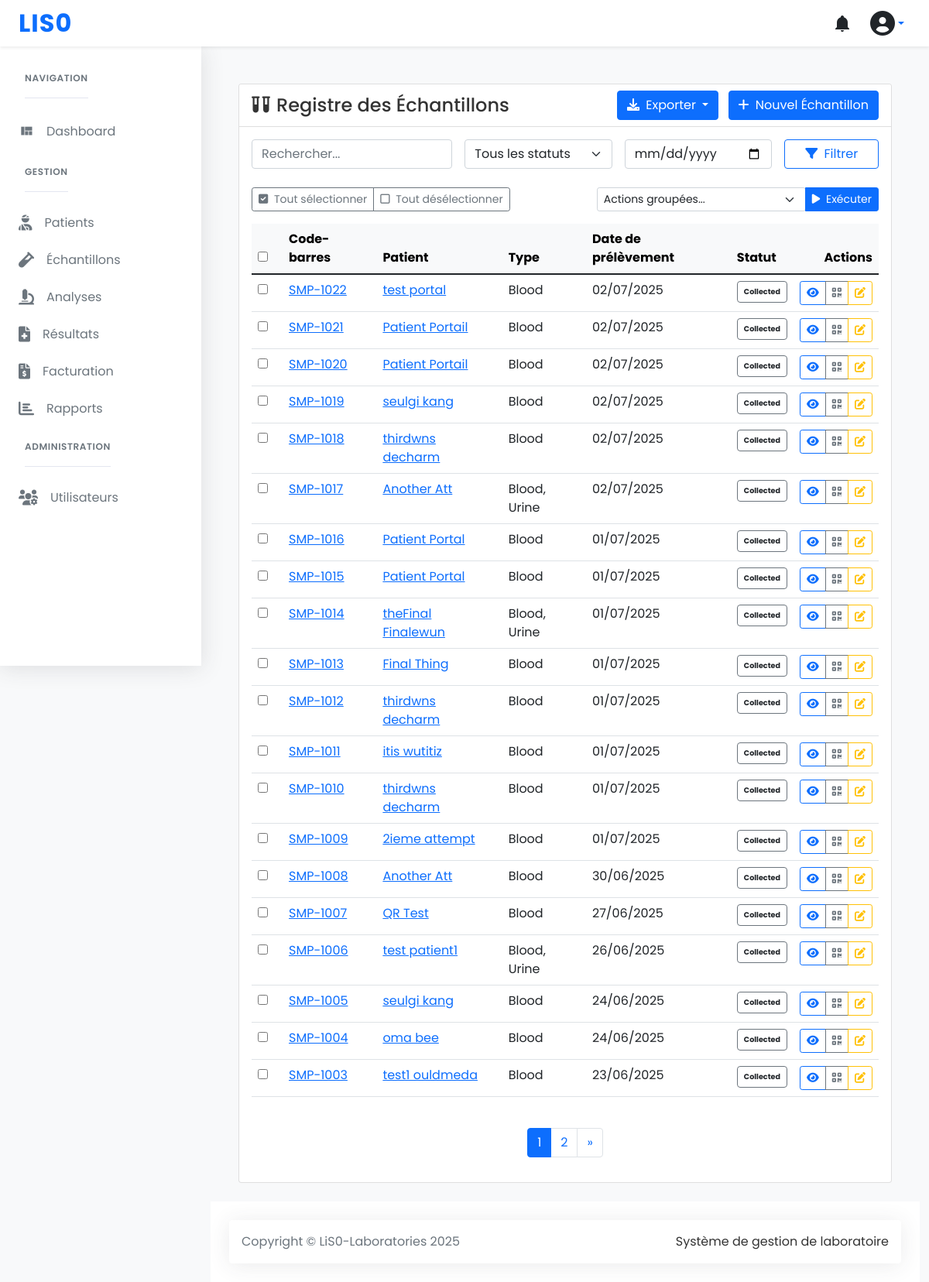
The app's page /samples/ (signed in) with its own data.
### samples/models.py (models this page shows, shortened)
class Sample(BaseModel):
    STATUS_CHOICES = [
        ('collected', 'Collected'),
        ('received', 'Received in Lab'),
        ('processing', 'Processing'),
        ('analyzed', 'Analyzed'),
        ('reported', 'Reported'),
        ('archived', 'Archived'),
        ('rejected', 'Rejected'),
    ]
    REJECTION_REASONS = [
        ('hemolyzed', 'Hemolyzed'),
        ('insufficient', 'Insufficient Volume'),
        ('contaminated', 'Contaminated'),
    ]
    objects = SampleQuerySet.as_manager()
    patient = models.ForeignKey(Patient, on_delete=models.CASCADE, related_name='samples')
    sample_type = models.ManyToManyField(SampleType)
    collection_date = models.DateTimeField()
    received_date = models.DateTimeField(null=True, blank=True)
    status = models.CharField(max_length=20, choices=STATUS_CHOICES, default='collected')
    rejection_reason = models.CharField(max_length=20, choices=REJECTION_REASONS, blank=True, null=True)
    rejection_notes = models.TextField(blank=True, null=True)
    notes = models.TextField(blank=True)
    barcode = models.CharField(max_length=50, unique=True)
    current_technician = models.ForeignKey(
        'users.User',
        on_delete=models.SET_NULL,
        null=True,
        blank=True,
        related_name='current_samples'
    )
    qr_code = models.ImageField(upload_to='qr_codes/samples/', blank=True, null=True)
    qr_token = models.CharField(max_length=64, blank=True)
    qr_token_expires = models.DateTimeField(null=True, blank=True)
    class Meta:
        ordering = ['-collection_date']
        indexes = [
            models.Index(fields=['barcode']),
            models.Index(fields=['status']),
            models.Index(fields=['collection_date']),
        ]
    def get_sample_types_display(self):
        return ", ".join([st.name for st in self.sample_type.all()])

class SampleType(models.Model):
    name = models.CharField(max_length=100, unique=True)
    description = models.TextField(blank=True)
    processing_days = models.PositiveIntegerField(default=1)
    class Meta:
        ordering = ['name']
        verbose_name = "Sample Type"

### patients/models.py (models this page shows, shortened)
class Patient(models.Model):
    GENDER_CHOICES = [
        ('M', 'Male'),
        ('F', 'Female'),
        ('O', 'Other'),
    ]
    first_name = models.CharField(max_length=100)
    last_name = models.CharField(max_length=100)
    date_of_birth = models.DateField()
    gender = models.CharField(max_length=1, choices=GENDER_CHOICES)
    phone_number = models.CharField(max_length=17)
    email = models.EmailField(blank=True)
    address = models.TextField(blank=True)
    medical_history = models.TextField(blank=True)
    qr_code = models.ImageField(upload_to='patient_qr_codes/', blank=True)
    qr_token = models.CharField(max_length=64, blank=True)
    qr_token_expires = models.DateTimeField(null=True, blank=True)
    created_at = models.DateTimeField(auto_now_add=True)
    updated_at = models.DateTimeField(auto_now=True)
    @property
    def full_name(self):
        return f"{self.first_name} {self.last_name}"
    class Meta:
        ordering = ['-created_at']
        verbose_name = 'Patient'
        verbose_name_plural = 'Patients'

### samples/views.py (the view)
# urls.py: path('', SampleListView.as_view(), name='list'),
class SampleListView(LoginRequiredMixin, ListView):
    model = Sample
    template_name = 'samples/sample_list.html'
    context_object_name = 'samples'
    paginate_by = 20
    def get_queryset(self):
        queryset = super().get_queryset().select_related('patient', 'current_technician')
        status = self.request.GET.get('status')
        if status:
            queryset = queryset.filter(status=status)
        return queryset.order_by('-collection_date')

### templates/samples/sample_list.html (shortened to what this page needs)
{% extends "base.html" %}
{% load static %}
{% block content %}
<div class="container mt-4">
    <div class="card">
        <div class="card-header d-flex justify-content-between align-items-center bg-white">
            <h4 class="mb-0">
                <i class="fas fa-vials me-2"></i>Registre des Échantillons
            </h4>
            <div>
                <div class="btn-group me-2">
                    <button type="button" class="btn btn-primary dropdown-toggle" data-bs-toggle="dropdown">
                        <i class="fas fa-download me-1"></i> Exporter
                    </button>
                </div>
                <a href="{% url 'samples:create' %}" class="btn btn-primary">
                    <i class="fas fa-plus me-1"></i> Nouvel Échantillon
                </a>
            </div>
        </div>
        <div class="card-body">
            <form id="bulk-form" method="post" action="{% url 'samples:bulk_action' %}">
                <div class="mb-4">
                    <div class="row g-3">
                        <div class="col-md-4">
                            <input type="text" name="search" class="form-control" placeholder="Rechercher..."
                                   value="{{ request.GET.search }}">
                        </div>
                        <div class="col-md-3">
                            <select name="status" class="form-select">
                                <option value="">Tous les statuts</option>
                            </select>
                        </div>
                        <div class="col-md-3">
                            <input type="date" name="date" class="form-control"
                                   value="{{ request.GET.date }}">
                        </div>
                        <div class="col-md-2">
                            <button type="submit" class="btn btn-outline-primary w-100">
                                <i class="fas fa-filter me-1"></i> Filtrer
                            </button>
                        </div>
                    </div>
                </div>
                <div class="d-flex justify-content-between mb-3">
                    <div class="btn-group">
                        <button type="button" class="btn btn-outline-secondary btn-sm" onclick="selectAll()">
                            <i class="fas fa-check-square me-1"></i> Tout sélectionner
                        </button>
                        <button type="button" class="btn btn-outline-secondary btn-sm" onclick="deselectAll()">
                            <i class="far fa-square me-1"></i> Tout désélectionner
                        </button>
                    </div>
                    <div class="btn-group">
                        <select name="bulk-action" class="form-select form-select-sm" style="width: auto;">
                            <option value="">Actions groupées...</option>
                        </select>
                        <button type="submit" class="btn btn-sm btn-primary">
                            <i class="fas fa-play me-1"></i> Exécuter
                        </button>
                    </div>
                </div>
                <div class="table-responsive">
                    <table class="table table-hover">
                        <thead class="table-light">
                            <tr>
                                <th width="40">
                                    <input type="checkbox" id="select-all" onclick="toggleSelectAll(this)">
                                </th>
                                <th>Code-barres</th>
                                <th>Patient</th>
                                <th>Type</th>
                                <th>Date de prélèvement</th>
                                <th>Statut</th>
                                <th class="text-end">Actions</th>
                            </tr>
                        </thead>
                        <tbody>
                            {% for sample in samples %}
                            <tr>
                                <td>
                                    <input type="checkbox" name="sample_ids" value="{{ sample.id }}" class="sample-checkbox">
                                </td>
                                <td>
                                    <a href="{% url 'samples:detail' sample.id %}">
                                        {{ sample.barcode }}
                                    </a>
                                </td>
                                <td>
                                    <a href="{% url 'patients:detail' sample.patient.id %}">
                                        {{ sample.patient.full_name }}
                                    </a>
                                </td>
                                <td>{{ sample.get_sample_types_display }}</td>
                                <td>{{ sample.collection_date|date:"d/m/Y" }}</td>
                                <td>
                                    <span class="badge bg{% if sample.status == 'collected' %}bg-light text-dark border border-secondary{% elif sample.status == 'processing' %}bg-warning text-dark{% else %}bg-success text-white{% endif %} p-2">
                                        {{ sample.get_status_display }}
                                    </span>
                                </td>
                                <td class="text-end">
                                    <div class="btn-group">
                                        <a href="{% url 'samples:detail' sample.id %}"
                                           class="btn btn-sm btn-outline-primary"
                                           title="Voir">
                                            <i class="fas fa-eye"></i>
                                        </a>
                                        {% if sample.qr_code %}
                                        <button class="btn btn-sm btn-outline-secondary"
                                                onclick="printQR('{{ sample.qr_code.url }}', '{{ sample.barcode }}')"
                                                title="Imprimer QR Code">
                                            <i class="fas fa-qrcode"></i>
                                        </button>
                                        {% endif %}
                                        <a href="{% url 'samples:update' sample.id %}"
                                           class="btn btn-sm btn-outline-warning"
                                           title="Modifier">
                                            <i class="fas fa-edit"></i>
                                        </a>
                                    </div>
                                </td>
                            </tr>
                            {% endfor %}
                        </tbody>
                    </table>
                </div>
            </form>
            {% if is_paginated %}
            <nav aria-label="Pagination" class="mt-4">
                <ul class="pagination justify-content-center">
                    {% for num in page_obj.paginator.page_range %}
                    {% if page_obj.number == num %}
                    <li class="page-item active">
                        <span class="page-link">{{ num }}</span>
                    </li>
                    {% elif num > page_obj.number|add:'-3' and num < page_obj.number|add:'3' %}
                    <li class="page-item">
                        <a class="page-link" href="?page={{ num }}{% if request.GET.search %}&search={{ request.GET.search }}{% endif %}{% if request.GET.status %}&status={{ request.GET.status }}{% endif %}">{{ num }}</a>
                    </li>
                    {% endif %}
                    {% endfor %}
                    {% if page_obj.has_next %}
                    <li class="page-item">
                        <a class="page-link" href="?page={{ page_obj.next_page_number }}" aria-label="Suivant">
                            <span aria-hidden="true">&raquo;</span>
                        </a>
                    </li>
                    {% endif %}
                </ul>
            </nav>
            {% endif %}
        </div>
    </div>
</div>
{% endblock %}

### static/css/spica-styles.css (style rules this page uses)
body { font-family: 'Poppins', sans-serif; background-color: #f8f9fa; color: #333; }
.badge { font-size: 0.6rem; padding: 0.25em 0.4em; }

### records on screen
Sample: barcode "SMP-1022", patient.full_name "test portal", sample_types "Blood", collection_date "02/07/2025", status "Collected"
Sample: barcode "SMP-1021", patient.full_name "Patient Portail", sample_types "Blood", collection_date "02/07/2025", status "Collected"
Sample: barcode "SMP-1020", patient.full_name "Patient Portail", sample_types "Blood", collection_date "02/07/2025", status "Collected"
Sample: barcode "SMP-1019", patient.full_name "seulgi kang", sample_types "Blood", collection_date "02/07/2025", status "Collected"
Sample: barcode "SMP-1018", patient.full_name "thirdwns decharm", sample_types "Blood", collection_date "02/07/2025", status "Collected"
Sample: barcode "SMP-1017", patient.full_name "Another Att", sample_types "Blood, Urine", collection_date "02/07/2025", status "Collected"
Sample: barcode "SMP-1016", patient.full_name "Patient Portal", sample_types "Blood", collection_date "01/07/2025", status "Collected"
Sample: barcode "SMP-1015", patient.full_name "Patient Portal", sample_types "Blood", collection_date "01/07/2025", status "Collected"
Sample: barcode "SMP-1014", patient.full_name "theFinal Finalewun", sample_types "Blood, Urine", collection_date "01/07/2025", status "Collected"
Sample: barcode "SMP-1013", patient.full_name "Final Thing", sample_types "Blood", collection_date "01/07/2025", status "Collected"
Sample: barcode "SMP-1012", patient.full_name "thirdwns decharm", sample_types "Blood", collection_date "01/07/2025", status "Collected"
Sample: barcode "SMP-1011", patient.full_name "itis wutitiz", sample_types "Blood", collection_date "01/07/2025", status "Collected"
Sample: barcode "SMP-1010", patient.full_name "thirdwns decharm", sample_types "Blood", collection_date "01/07/2025", status "Collected"
Sample: barcode "SMP-1009", patient.full_name "2ieme attempt", sample_types "Blood", collection_date "01/07/2025", status "Collected"
Sample: barcode "SMP-1008", patient.full_name "Another Att", sample_types "Blood", collection_date "30/06/2025", status "Collected"
Sample: barcode "SMP-1007", patient.full_name "QR Test", sample_types "Blood", collection_date "27/06/2025", status "Collected"
Sample: barcode "SMP-1006", patient.full_name "test patient1", sample_types "Blood, Urine", collection_date "26/06/2025", status "Collected"
Sample: barcode "SMP-1005", patient.full_name "seulgi kang", sample_types "Blood", collection_date "24/06/2025", status "Collected"
Sample: barcode "SMP-1004", patient.full_name "oma bee", sample_types "Blood", collection_date "24/06/2025", status "Collected"
Sample: barcode "SMP-1003", patient.full_name "test1 ouldmeda", sample_types "Blood", collection_date "23/06/2025", status "Collected"

### other values on screen
{{ num }} "1"
{{ num }} "2"
